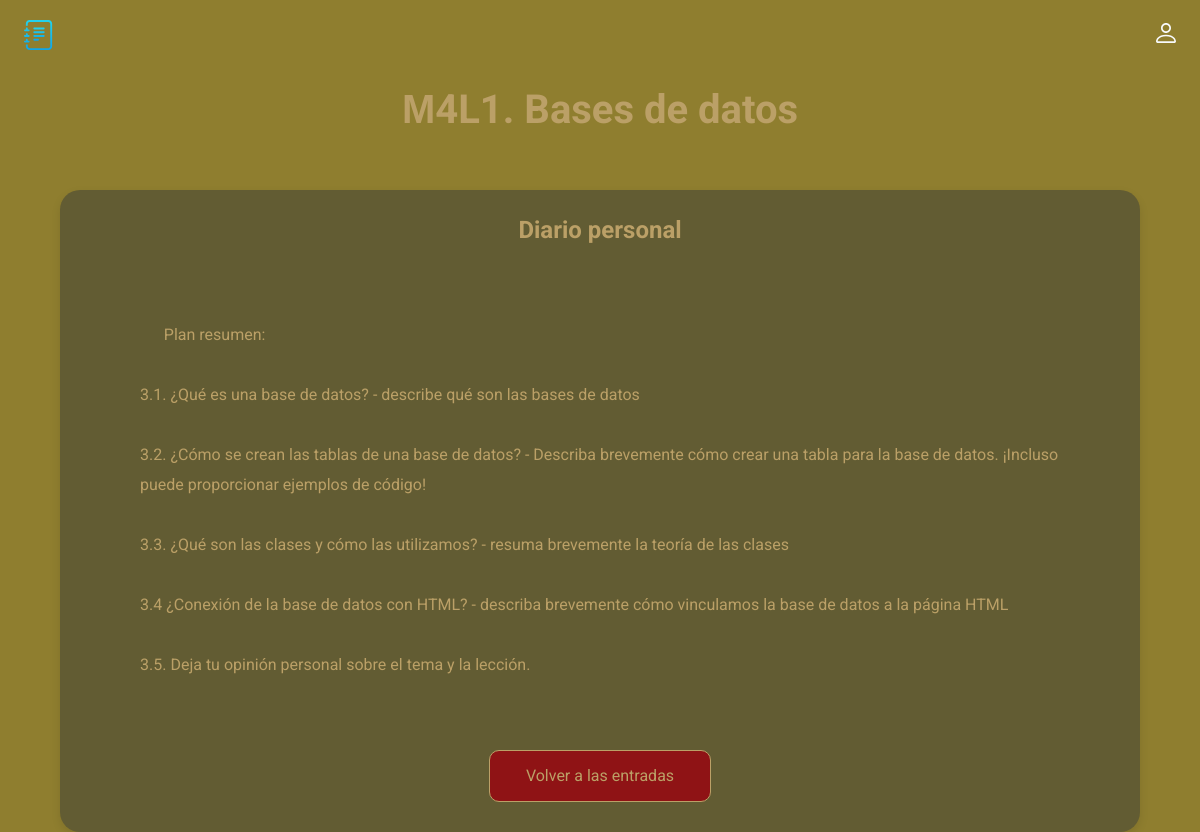
/card/5, run on the app's committed database.
### main.py (models this page shows, shortened)
class Card(db.Model):
    id = db.Column(db.Integer, primary_key=True)
    title = db.Column(db.String(100), nullable=False)
    subtitle = db.Column(db.String(300), nullable=False)
    text = db.Column(db.Text, nullable=False)

### main.py (the view)
@app.route('/card/<int:id>')
def card(id):
    card = Card.query.get(id)
    return render_template('card.html', card=card)

### templates/card.html (shortened to what this page needs)
<!doctype html>
<html lang="en">
<head>
  <link rel="stylesheet" href="../static/css/style.css">
</head>
<body>
  <header class="header">
    <img src="../static/img/logo.svg" alt="logo" width="30" height="30">
    <ul class="main-list">
        <li class="list__item">
          <a href="">
            <img src="../static/img/login.svg" alt="login" width="20" height="20">
          </a>
    </ul>
  </header>
  <main class="main">
    {% block content %}
    <h1 class="main__title">{{card.title}}</h1>
    <div class="main__block">
      <h2 class="main__subtitle">{{card.subtitle}}</h2>
      <div class="main__text">
      {{card.text}}
      </div>
      <a class="main__link" href="/">Volver a las entradas</a>
    </div>
  </main>
  {% endblock %}
</body>
</html>

### static/css/style.css (style rules this page uses)
body { margin: 0; padding: 0; font-family: 'Roboto', sans-serif; font-size: 16px; line-height: 20px; background-color: #8F7E2F; color: #BBA067; }
h1, h2, p { margin: 0; }
img { object-fit: contain; }
a { text-decoration: none; color: inherit; transition: 0.2s; }
ul { list-style: none; margin: 0; padding: 0; }
.header { display: flex; justify-content: space-between; align-items: center; padding: 20px 2%; margin-bottom: 30px; }
.main-list { display: flex; align-items: center; gap: 20px; }
.main__title { font-size: 40px; text-align: center; margin-bottom: 70px; }
.main { padding: 0 5%; }
.main__block { background: rgba(30, 41, 59, 0.4); border-radius: 20px; box-shadow: 0px 4px 10px rgba(0, 0, 0, 0.1); padding: 30px 80px; display: flex; flex-direction: column; align-items: center; }
.main__subtitle { text-align: center; margin-bottom: 50px; }
.main__text { line-height: 30px; margin-bottom: 40px; white-space: pre-wrap; align-self: flex-start; }
.main__link { display: block; border: 1px solid #BBA067; background: #8F1315; border-radius: 10px; color: #BBA067; padding: 15px 10px; font: inherit; width: 200px; text-align: center; cursor: pointer; transition: 0.2s; }

### data on the page
Card: title "М4L1. Bases de datos", subtitle "Diario personal", text "Plan resumen: 3.1. ¿Qué es una base de datos? - describe qué son las bases de datos 3.2. ¿Cómo se crean las tablas de una base de datos? - Describa brevemente cómo crear una tabla para la base de datos. ¡Incluso puede proporcionar ejemplos de código! 3.3. ¿Qué son las clases y cómo las utilizamos? - resuma brevemente la teoría de las clases 3.4 ¿Conexión de la base de datos con HTML? - describa brevemente cómo vinculamos la base de datos a la página HTML 3.5. Deja tu opinión personal sobre el tema y la lección."
